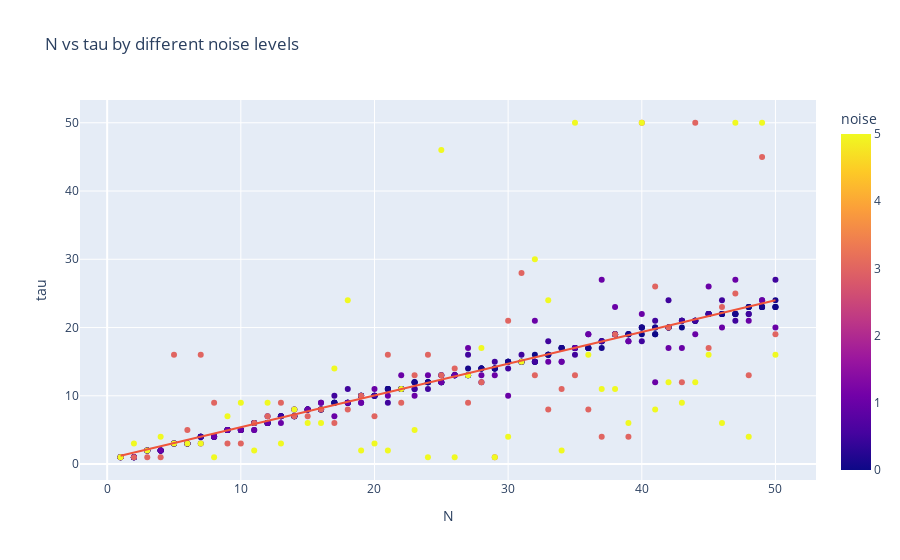

Source (notebook cell):
### Code cell
# plotly
fig = px.scatter(data_frame=df_result, x="N", y="tau", color="noise", hover_data=["beta_ind", "r2"],
#            size="beta_ind",
           trendline="ols",
                title="N vs tau by different noise levels")
fig.show()

# matplotlib
df_result.plot(kind="scatter", x="N", y="tau", c="noise", cmap="viridis", 
               figsize=(15,5), title="N vs tau by different noise levels");

### Figure 1 — Plotly figure (JSON) as saved in the notebook; plotly's stock layout.template omitted (floating-point values rounded to 4 significant figures; data arrays with more than 128 entries replaced by an {"elided": "..."} marker saying what was removed)
{"data": [{"customdata": {"elided": "400x2 float values"}, "hovertemplate": "N=%{x}<br>tau=%{y}<br>beta_ind=%{customdata[0]}<br>r2=%{customdata[1]}<br>noise=%{marker.color}<extra></extra>", "legendgroup": "", "marker": {"color": {"elided": "400 float values"}, "coloraxis": "coloraxis", "symbol": "circle"}, "mode": "markers", "name": "", "orientation": "v", "showlegend": false, "type": "scatter", "x": {"elided": "400 int values"}, "xaxis": "x", "y": {"elided": "400 int values"}, "yaxis": "y"}, {"hovertemplate": "<b>OLS trendline</b><br>tau = 0.465342 * N + 0.743776<br>R<sup>2</sup>=0.599926<br><br>N=%{x}<br>tau=%{y} <b>(trend)</b><extra></extra>", "legendgroup": "", "marker": {"symbol": "circle"}, "mode": "lines", "name": "", "showlegend": false, "type": "scatter", "x": {"elided": "400 int values"}, "xaxis": "x", "y": {"elided": "400 float values"}, "yaxis": "y"}], "layout": {"coloraxis": {"colorbar": {"title": {"text": "noise"}}, "colorscale": [[0, "#0d0887"], [0.1111, "#46039f"], [0.2222, "#7201a8"], [0.3333, "#9c179e"], [0.4444, "#bd3786"], [0.5556, "#d8576b"], [0.6667, "#ed7953"], [0.7778, "#fb9f3a"], [0.8889, "#fdca26"], [1, "#f0f921"]]}, "legend": {"tracegroupgap": 0}, "title": {"text": "N vs tau by different noise levels"}, "xaxis": {"anchor": "y", "domain": [0, 1], "title": {"text": "N"}}, "yaxis": {"anchor": "x", "domain": [0, 1], "title": {"text": "tau"}}}}
